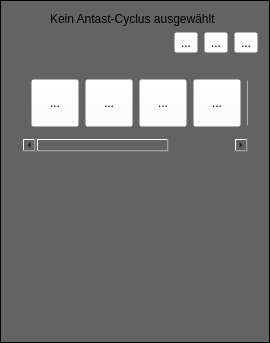
<?xml version="1.0" encoding="UTF-8"?>
<ui version="4.0">
 <class>TP_Item</class>
 <widget class="QFrame" name="TP_Item">
  <property name="geometry">
   <rect>
    <x>0</x>
    <y>0</y>
    <width>270</width>
    <height>343</height>
   </rect>
  </property>
  <property name="maximumSize">
   <size>
    <width>270</width>
    <height>16777215</height>
   </size>
  </property>
  <property name="acceptDrops">
   <bool>false</bool>
  </property>
  <property name="windowTitle">
   <string>Frame</string>
  </property>
  <property name="styleSheet">
   <string notr="true">QWidget{background-color: rgba(0, 0, 0, 96);}</string>
  </property>
  <property name="frameShape">
   <enum>QFrame::Box</enum>
  </property>
  <layout class="QVBoxLayout" name="verticalLayout_3">
   <item>
    <widget class="QWidget" name="widget_PreView" native="true">
     <property name="styleSheet">
      <string notr="true">background-color: rgba(255, 255, 255, 0);</string>
     </property>
     <layout class="QVBoxLayout" name="verticalLayout">
      <property name="spacing">
       <number>6</number>
      </property>
      <property name="leftMargin">
       <number>0</number>
      </property>
      <property name="topMargin">
       <number>0</number>
      </property>
      <property name="rightMargin">
       <number>0</number>
      </property>
      <property name="bottomMargin">
       <number>0</number>
      </property>
      <item>
       <layout class="QHBoxLayout" name="horizontalLayout1">
        <item>
         <widget class="QLabel" name="label_PreView_Icon">
          <property name="maximumSize">
           <size>
            <width>32</width>
            <height>32</height>
           </size>
          </property>
          <property name="text">
           <string/>
          </property>
          <property name="pixmap">
           <pixmap>:/Icons/TouchProbe/empty-set.png</pixmap>
          </property>
          <property name="scaledContents">
           <bool>true</bool>
          </property>
         </widget>
        </item>
        <item>
         <widget class="QLabel" name="label_PreView_Text">
          <property name="text">
           <string>Kein Antast-Cyclus ausgewählt</string>
          </property>
         </widget>
        </item>
       </layout>
      </item>
      <item>
       <layout class="QHBoxLayout" name="horizontalLayout2">
        <item>
         <spacer name="horizontalSpacer">
          <property name="orientation">
           <enum>Qt::Horizontal</enum>
          </property>
          <property name="sizeHint" stdset="0">
           <size>
            <width>40</width>
            <height>20</height>
           </size>
          </property>
         </spacer>
        </item>
        <item>
         <widget class="QToolButton" name="toolButton_Trash">
          <property name="maximumSize">
           <size>
            <width>32</width>
            <height>32</height>
           </size>
          </property>
          <property name="palette">
           <palette>
            <active>
             <colorrole role="Button">
              <brush brushstyle="SolidPattern">
               <color alpha="0">
                <red>255</red>
                <green>255</green>
                <blue>255</blue>
               </color>
              </brush>
             </colorrole>
             <colorrole role="Base">
              <brush brushstyle="SolidPattern">
               <color alpha="0">
                <red>255</red>
                <green>255</green>
                <blue>255</blue>
               </color>
              </brush>
             </colorrole>
             <colorrole role="Window">
              <brush brushstyle="SolidPattern">
               <color alpha="0">
                <red>255</red>
                <green>255</green>
                <blue>255</blue>
               </color>
              </brush>
             </colorrole>
            </active>
            <inactive>
             <colorrole role="Button">
              <brush brushstyle="SolidPattern">
               <color alpha="0">
                <red>255</red>
                <green>255</green>
                <blue>255</blue>
               </color>
              </brush>
             </colorrole>
             <colorrole role="Base">
              <brush brushstyle="SolidPattern">
               <color alpha="0">
                <red>255</red>
                <green>255</green>
                <blue>255</blue>
               </color>
              </brush>
             </colorrole>
             <colorrole role="Window">
              <brush brushstyle="SolidPattern">
               <color alpha="0">
                <red>255</red>
                <green>255</green>
                <blue>255</blue>
               </color>
              </brush>
             </colorrole>
            </inactive>
            <disabled>
             <colorrole role="Button">
              <brush brushstyle="SolidPattern">
               <color alpha="0">
                <red>255</red>
                <green>255</green>
                <blue>255</blue>
               </color>
              </brush>
             </colorrole>
             <colorrole role="Base">
              <brush brushstyle="SolidPattern">
               <color alpha="0">
                <red>255</red>
                <green>255</green>
                <blue>255</blue>
               </color>
              </brush>
             </colorrole>
             <colorrole role="Window">
              <brush brushstyle="SolidPattern">
               <color alpha="0">
                <red>255</red>
                <green>255</green>
                <blue>255</blue>
               </color>
              </brush>
             </colorrole>
            </disabled>
           </palette>
          </property>
          <property name="autoFillBackground">
           <bool>false</bool>
          </property>
          <property name="text">
           <string>...</string>
          </property>
          <property name="icon">
           <iconset resource="../Icons.qrc">
            <normaloff>:/Icons/TouchProbe/delete.png</normaloff>:/Icons/TouchProbe/delete.png</iconset>
          </property>
          <property name="iconSize">
           <size>
            <width>32</width>
            <height>32</height>
           </size>
          </property>
          <property name="checkable">
           <bool>false</bool>
          </property>
         </widget>
        </item>
        <item>
         <widget class="QToolButton" name="toolButton_Add">
          <property name="maximumSize">
           <size>
            <width>32</width>
            <height>32</height>
           </size>
          </property>
          <property name="palette">
           <palette>
            <active>
             <colorrole role="Button">
              <brush brushstyle="SolidPattern">
               <color alpha="0">
                <red>255</red>
                <green>255</green>
                <blue>255</blue>
               </color>
              </brush>
             </colorrole>
             <colorrole role="Base">
              <brush brushstyle="SolidPattern">
               <color alpha="0">
                <red>255</red>
                <green>255</green>
                <blue>255</blue>
               </color>
              </brush>
             </colorrole>
             <colorrole role="Window">
              <brush brushstyle="SolidPattern">
               <color alpha="0">
                <red>255</red>
                <green>255</green>
                <blue>255</blue>
               </color>
              </brush>
             </colorrole>
            </active>
            <inactive>
             <colorrole role="Button">
              <brush brushstyle="SolidPattern">
               <color alpha="0">
                <red>255</red>
                <green>255</green>
                <blue>255</blue>
               </color>
              </brush>
             </colorrole>
             <colorrole role="Base">
              <brush brushstyle="SolidPattern">
               <color alpha="0">
                <red>255</red>
                <green>255</green>
                <blue>255</blue>
               </color>
              </brush>
             </colorrole>
             <colorrole role="Window">
              <brush brushstyle="SolidPattern">
               <color alpha="0">
                <red>255</red>
                <green>255</green>
                <blue>255</blue>
               </color>
              </brush>
             </colorrole>
            </inactive>
            <disabled>
             <colorrole role="Button">
              <brush brushstyle="SolidPattern">
               <color alpha="0">
                <red>255</red>
                <green>255</green>
                <blue>255</blue>
               </color>
              </brush>
             </colorrole>
             <colorrole role="Base">
              <brush brushstyle="SolidPattern">
               <color alpha="0">
                <red>255</red>
                <green>255</green>
                <blue>255</blue>
               </color>
              </brush>
             </colorrole>
             <colorrole role="Window">
              <brush brushstyle="SolidPattern">
               <color alpha="0">
                <red>255</red>
                <green>255</green>
                <blue>255</blue>
               </color>
              </brush>
             </colorrole>
            </disabled>
           </palette>
          </property>
          <property name="text">
           <string>...</string>
          </property>
          <property name="icon">
           <iconset resource="../Icons.qrc">
            <normaloff>:/Icons/TouchProbe/add.png</normaloff>:/Icons/TouchProbe/add.png</iconset>
          </property>
          <property name="iconSize">
           <size>
            <width>32</width>
            <height>32</height>
           </size>
          </property>
         </widget>
        </item>
        <item>
         <widget class="QToolButton" name="toolButton_Fold">
          <property name="maximumSize">
           <size>
            <width>32</width>
            <height>32</height>
           </size>
          </property>
          <property name="palette">
           <palette>
            <active>
             <colorrole role="Button">
              <brush brushstyle="SolidPattern">
               <color alpha="0">
                <red>255</red>
                <green>255</green>
                <blue>255</blue>
               </color>
              </brush>
             </colorrole>
             <colorrole role="Base">
              <brush brushstyle="SolidPattern">
               <color alpha="0">
                <red>255</red>
                <green>255</green>
                <blue>255</blue>
               </color>
              </brush>
             </colorrole>
             <colorrole role="Window">
              <brush brushstyle="SolidPattern">
               <color alpha="0">
                <red>255</red>
                <green>255</green>
                <blue>255</blue>
               </color>
              </brush>
             </colorrole>
            </active>
            <inactive>
             <colorrole role="Button">
              <brush brushstyle="SolidPattern">
               <color alpha="0">
                <red>255</red>
                <green>255</green>
                <blue>255</blue>
               </color>
              </brush>
             </colorrole>
             <colorrole role="Base">
              <brush brushstyle="SolidPattern">
               <color alpha="0">
                <red>255</red>
                <green>255</green>
                <blue>255</blue>
               </color>
              </brush>
             </colorrole>
             <colorrole role="Window">
              <brush brushstyle="SolidPattern">
               <color alpha="0">
                <red>255</red>
                <green>255</green>
                <blue>255</blue>
               </color>
              </brush>
             </colorrole>
            </inactive>
            <disabled>
             <colorrole role="Button">
              <brush brushstyle="SolidPattern">
               <color alpha="0">
                <red>255</red>
                <green>255</green>
                <blue>255</blue>
               </color>
              </brush>
             </colorrole>
             <colorrole role="Base">
              <brush brushstyle="SolidPattern">
               <color alpha="0">
                <red>255</red>
                <green>255</green>
                <blue>255</blue>
               </color>
              </brush>
             </colorrole>
             <colorrole role="Window">
              <brush brushstyle="SolidPattern">
               <color alpha="0">
                <red>255</red>
                <green>255</green>
                <blue>255</blue>
               </color>
              </brush>
             </colorrole>
            </disabled>
           </palette>
          </property>
          <property name="text">
           <string>...</string>
          </property>
          <property name="icon">
           <iconset resource="../Icons.qrc">
            <normaloff>:/Icons/TouchProbe/down-arrow.png</normaloff>:/Icons/TouchProbe/down-arrow.png</iconset>
          </property>
          <property name="iconSize">
           <size>
            <width>32</width>
            <height>32</height>
           </size>
          </property>
         </widget>
        </item>
       </layout>
      </item>
     </layout>
    </widget>
   </item>
   <item>
    <widget class="QWidget" name="widget_FullView" native="true">
     <property name="styleSheet">
      <string notr="true">background-color: rgba(255, 255, 255, 0);</string>
     </property>
     <layout class="QVBoxLayout" name="verticalLayout_2">
      <item>
       <widget class="QScrollArea" name="scrollArea_Cyclus">
        <property name="minimumSize">
         <size>
          <width>0</width>
          <height>85</height>
         </size>
        </property>
        <property name="maximumSize">
         <size>
          <width>16777215</width>
          <height>85</height>
         </size>
        </property>
        <property name="sizeIncrement">
         <size>
          <width>0</width>
          <height>0</height>
         </size>
        </property>
        <property name="widgetResizable">
         <bool>true</bool>
        </property>
        <widget class="QWidget" name="scrollAreaWidgetContents">
         <property name="geometry">
          <rect>
           <x>0</x>
           <y>0</y>
           <width>336</width>
           <height>69</height>
          </rect>
         </property>
         <property name="maximumSize">
          <size>
           <width>16777215</width>
           <height>85</height>
          </size>
         </property>
         <property name="styleSheet">
          <string notr="true"/>
         </property>
         <layout class="QHBoxLayout" name="horizontalLayout_Cyclus">
          <item>
           <widget class="QToolButton" name="toolButton_Ausrichten">
            <property name="minimumSize">
             <size>
              <width>48</width>
              <height>48</height>
             </size>
            </property>
            <property name="maximumSize">
             <size>
              <width>48</width>
              <height>48</height>
             </size>
            </property>
            <property name="text">
             <string>...</string>
            </property>
            <property name="icon">
             <iconset resource="../Icons.qrc">
              <normaloff>:/Icons/TouchProbe/Ausrichten.png</normaloff>
              <normalon>:/Icons/Ausrichten.png</normalon>:/Icons/TouchProbe/Ausrichten.png</iconset>
            </property>
            <property name="iconSize">
             <size>
              <width>48</width>
              <height>48</height>
             </size>
            </property>
           </widget>
          </item>
          <item>
           <widget class="QToolButton" name="toolButton_Kante">
            <property name="minimumSize">
             <size>
              <width>48</width>
              <height>48</height>
             </size>
            </property>
            <property name="maximumSize">
             <size>
              <width>48</width>
              <height>48</height>
             </size>
            </property>
            <property name="text">
             <string>...</string>
            </property>
            <property name="icon">
             <iconset resource="../Icons.qrc">
              <normaloff>:/Icons/TouchProbe/Kante.png</normaloff>
              <normalon>:/Icons/Kante.png</normalon>:/Icons/TouchProbe/Kante.png</iconset>
            </property>
            <property name="iconSize">
             <size>
              <width>48</width>
              <height>48</height>
             </size>
            </property>
           </widget>
          </item>
          <item>
           <widget class="QToolButton" name="toolButton_Steg">
            <property name="minimumSize">
             <size>
              <width>48</width>
              <height>48</height>
             </size>
            </property>
            <property name="maximumSize">
             <size>
              <width>48</width>
              <height>48</height>
             </size>
            </property>
            <property name="text">
             <string>...</string>
            </property>
            <property name="icon">
             <iconset resource="../Icons.qrc">
              <normaloff>:/Icons/TouchProbe/Steg.png</normaloff>
              <normalon>:/Icons/Steg.png</normalon>:/Icons/TouchProbe/Steg.png</iconset>
            </property>
            <property name="iconSize">
             <size>
              <width>48</width>
              <height>48</height>
             </size>
            </property>
           </widget>
          </item>
          <item>
           <widget class="QToolButton" name="toolButton_Ebenheit">
            <property name="minimumSize">
             <size>
              <width>48</width>
              <height>48</height>
             </size>
            </property>
            <property name="sizeIncrement">
             <size>
              <width>48</width>
              <height>48</height>
             </size>
            </property>
            <property name="text">
             <string>...</string>
            </property>
            <property name="icon">
             <iconset>
              <normalon>:/Icons/TouchProbe/Ebene.png</normalon>
             </iconset>
            </property>
            <property name="iconSize">
             <size>
              <width>48</width>
              <height>48</height>
             </size>
            </property>
           </widget>
          </item>
          <item>
           <widget class="QToolButton" name="toolButton_Bohrung">
            <property name="minimumSize">
             <size>
              <width>48</width>
              <height>48</height>
             </size>
            </property>
            <property name="maximumSize">
             <size>
              <width>48</width>
              <height>48</height>
             </size>
            </property>
            <property name="text">
             <string>...</string>
            </property>
            <property name="icon">
             <iconset>
              <normalon>:/Icons/TouchProbe/Bohrung.png</normalon>
             </iconset>
            </property>
            <property name="iconSize">
             <size>
              <width>48</width>
              <height>48</height>
             </size>
            </property>
           </widget>
          </item>
          <item>
           <widget class="QToolButton" name="toolButton_Nut">
            <property name="minimumSize">
             <size>
              <width>48</width>
              <height>48</height>
             </size>
            </property>
            <property name="text">
             <string>...</string>
            </property>
            <property name="icon">
             <iconset>
              <normalon>:/Icons/TouchProbe/Nut.png</normalon>
             </iconset>
            </property>
            <property name="iconSize">
             <size>
              <width>48</width>
              <height>48</height>
             </size>
            </property>
           </widget>
          </item>
         </layout>
        </widget>
       </widget>
      </item>
      <item>
       <widget class="TP_Ausrichten" name="widget_TP_Ausrichten" native="true"/>
      </item>
      <item>
       <widget class="TP_Kante" name="widget_TP_Kante" native="true"/>
      </item>
      <item>
       <widget class="TP_Ebenheit" name="widget_TP_Ebenheit" native="true"/>
      </item>
      <item>
       <widget class="TP_Steg" name="widget_TP_Steg" native="true"/>
      </item>
      <item>
       <widget class="TP_Bohrung" name="widget_TP_Bohrung" native="true"/>
      </item>
      <item>
       <widget class="TP_Nut" name="widget_TP_Nut" native="true"/>
      </item>
     </layout>
    </widget>
   </item>
  </layout>
 </widget>
 <customwidgets>
  <customwidget>
   <class>TP_Kante</class>
   <extends>QWidget</extends>
   <header>TouchProbe/tp_kante.h</header>
   <container>1</container>
  </customwidget>
  <customwidget>
   <class>TP_Ausrichten</class>
   <extends>QWidget</extends>
   <header>TouchProbe/tp_ausrichten.h</header>
   <container>1</container>
  </customwidget>
  <customwidget>
   <class>TP_Ebenheit</class>
   <extends>QWidget</extends>
   <header>TouchProbe/tp_ebenheit.h</header>
   <container>1</container>
  </customwidget>
  <customwidget>
   <class>TP_Steg</class>
   <extends>QWidget</extends>
   <header>TouchProbe/tp_steg.h</header>
   <container>1</container>
  </customwidget>
  <customwidget>
   <class>TP_Bohrung</class>
   <extends>QWidget</extends>
   <header>TouchProbe/tp_bohrung.h</header>
   <container>1</container>
  </customwidget>
  <customwidget>
   <class>TP_Nut</class>
   <extends>QWidget</extends>
   <header>TouchProbe/tp_nut.h</header>
   <container>1</container>
  </customwidget>
 </customwidgets>
 <resources>
  <include location="../Icons.qrc"/>
 </resources>
 <connections/>
</ui>
